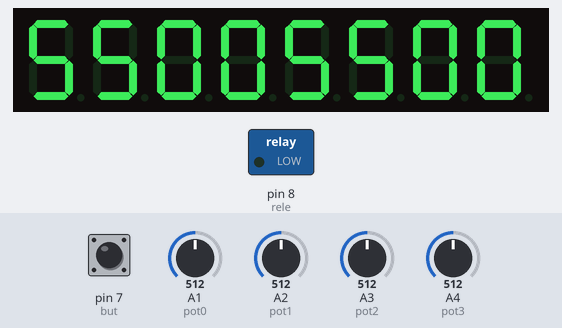
The sketch below on a simulated Arduino Uno, built with avr-gcc and run on an emulated ATmega328P. On the bench: 8-digit seven-segment display, switched loads named in the sketch (green lamp = pin HIGH). Wiring (inferred from the names in the program): MAX7219 LED driver: data pin 9; clock pin 19; CS pin 10. The test bench sets the inputs (shaded band); at power-on: A1 (pot0) = 512, A2 (pot1) = 512, A3 (pot2) = 512, A4 (pot3) = 512, pin 7 (but) HIGH. EEPROM starts erased; pins used as bus, display or sensor lines are not drawn.

Above: at 6.2 s.
6.3 s: A1 (pot0) set to 716
At 7.5 s:
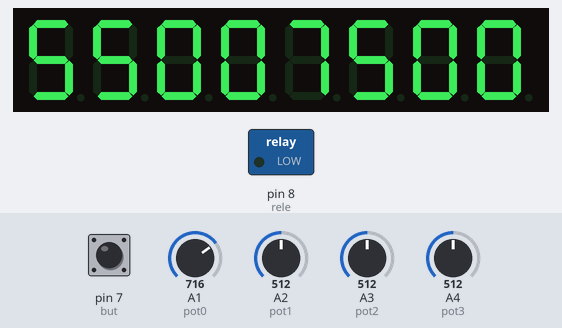
7.8 s: A2 (pot1) set to 716
At 8.8 s:
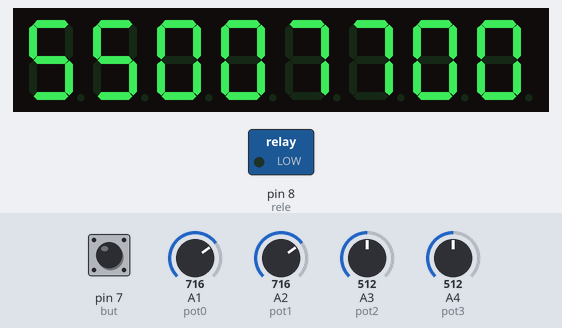
9.3 s: A3 (pot2) set to 716
At 10.1 s:
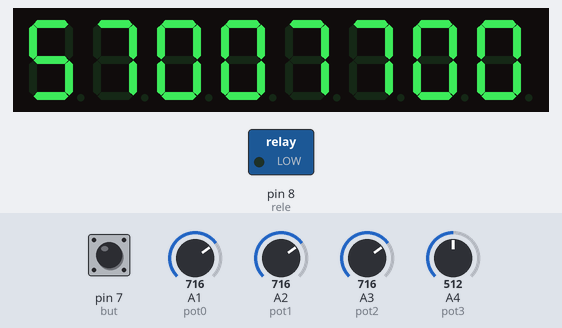
10.8 s: A4 (pot3) set to 716
At 11.2 s:
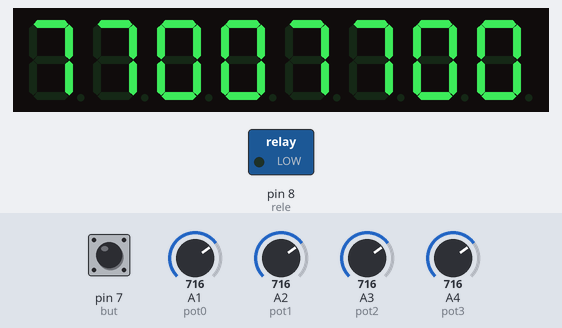
12.3 s: pin 7 (but) pulled LOW for 0.15 s
At 12.7 s:
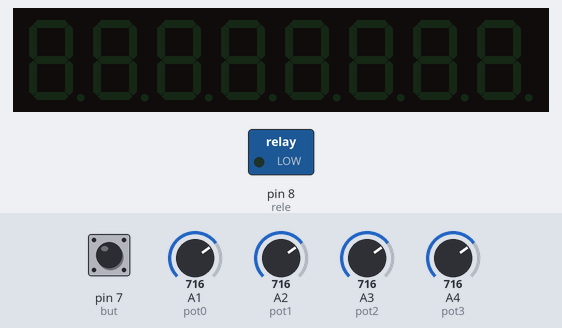
15.4 s: A1 (pot0) set to 306
Timing chart, 0 to 18.4 s (numbered marks = the images above; inputs shaded):
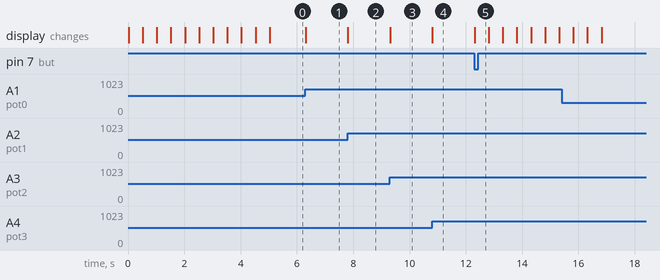

The sketch:

Cofre_banco.ino
```cpp
int dataIn = 9;
int CS = 10;
int clock = 19;

int numero[4] = {0,0,0,0};
int pot0 = A1;
int pot1 = A2;
int pot2 = A3;
int pot3 = A4;
int range[10][2]={{0,40},{62,142},{164,244},{266,346},{328,448},{470,550},{572,652},{674,754},{776,856},{878,958}};
long senha = 0;
int digitado = 0;
int but = 7;
int rele  = 8;
boolean entra = true;

void setup(){
  //EEPROMWritelong(0,9357);
  pinMode(but,INPUT_PULLUP);
  senha = EEPROMReadlong(0);
  pinMode(dataIn, OUTPUT);
  pinMode(clock,  OUTPUT);
  pinMode(CS,   OUTPUT);
  pinMode(rele,   OUTPUT);
  digitalWrite(CS,0);
  max7219_init();
  display_num(senha);
  pisca();

}

void loop() {
 digitado = pots();
 display_num(digitado);

 if(digitado == senha && entra){
    max7219_ok();
    display_num(digitado);
    digitalWrite(rele,1);
    delay(2000);
    digitalWrite(rele,0);
    entra = false;
 }
  entra = (digitado != senha?true:entra);

  if (!digitalRead(but)){
    EEPROMWritelong(0,digitado);
    pisca();
    while(!digitalRead(but)){}
    delay(2000);
  }

}

int pots(){

    int valor1 = analogRead(pot0);
    int valor2 = analogRead(pot1);
    int valor3 = analogRead(pot2);
    int valor4 = analogRead(pot3);

    for(int j=0;j<10;j++){
      numero[0] = valor1>=range[j][0] && valor1<=range[j][1]?j:numero[0];
      numero[1] = valor2>=range[j][0] && valor2<=range[j][1]?j:numero[1];
      numero[2] = valor3>=range[j][0] && valor3<=range[j][1]?j:numero[2];
      numero[3] = valor4>=range[j][0] && valor4<=range[j][1]?j:numero[3];
    }

    int m,c,d,u;

    m = numero[0]*1000;
    c = numero[1]*100;
    d = numero[2]*10;
    u = numero[3];

    return m+c+d+u;
}
```

eeprom.ino
```cpp
#include <EEPROM.h>
void EEPROMWritelong(int address, long value)
{
  byte four = (value & 0xFF);
  byte three = ((value >> 8) & 0xFF);
  byte two = ((value >> 16) & 0xFF);
  byte one = ((value >> 24) & 0xFF);
  EEPROM.write(address, four);
  EEPROM.write(address + 1, three);
  EEPROM.write(address + 2, two);
  EEPROM.write(address + 3, one);
}

long EEPROMReadlong(long address)
{
  long four = EEPROM.read(address);
  long three = EEPROM.read(address + 1);
  long two = EEPROM.read(address + 2);
  long one = EEPROM.read(address + 3);
  return ((four << 0) & 0xFF) + ((three << 8) & 0xFFFF) + ((two << 16) & 0xFFFFFF) + ((one << 24) & 0xFFFFFFFF);
}
```

funcoes.ino
```cpp
// define max7219 registers
byte max7219_reg_noop        = 0x00;
byte max7219_reg_digit0      = 0x01;
byte max7219_reg_digit1      = 0x02;
byte max7219_reg_digit2      = 0x03;
byte max7219_reg_digit3      = 0x04;
byte max7219_reg_digit4      = 0x05;
byte max7219_reg_digit5      = 0x06;
byte max7219_reg_digit6      = 0x07;
byte max7219_reg_digit7      = 0x08;
byte max7219_reg_decodeMode  = 0x09;
byte max7219_reg_intensity   = 0x0a;
byte max7219_reg_scanLimit   = 0x0b;
byte max7219_reg_shutdown    = 0x0c;
byte max7219_reg_displayTest = 0x0f;

void max_write(int lin, int data){
  shiftOut(dataIn, clock, MSBFIRST, lin);
  shiftOut(dataIn, clock, MSBFIRST, data);
  pulseCS(); //hablita o comando
}

void pisca(){
  for(int i =0;i<5;i++){
  max_write(max7219_reg_shutdown,0x00);
  delay(500);
  max_write(max7219_reg_shutdown,0x01);
  delay(500);
  }
}

void max7219_init(){
  max_write(max7219_reg_decodeMode,0xff);
  max_write(max7219_reg_intensity,0x08);
  max_write(max7219_reg_scanLimit,0x07);
  max_write(max7219_reg_shutdown,0x01);
  max_write(max7219_reg_noop,0x01);

  for (int i =1;i<=8;i++){ //varredura dos 8 digitos
    max_write(i,0);
  }

}

void max7219_ok(){
  max_write(max7219_reg_decodeMode,0x00);

  int anim[12][2]={{4,64},{3,64},{7,64},{8,64},{8,96},{8,112},{8,120},{7,72},{3,72},{4,72},{4,76},{4,78}};
  int anim2[12][2]={{4,64},{3,64},{7,64},{8,64},{8,32},{8,16},{8,8},{7,8},{3,8},{4,8},{4,4},{4,2}};
  int anim3[12][2]={{4,14},{3,8},{7,8},{8,56},{8,24},{8,8},{8,0},{7,0},{3,0},{4,6},{4,2},{4,0}};

  for (int j =0;j<10;j++){
  for (int i =0;i<12;i++){ //varredura dos 8 digitos
    max_write(anim[i][0],anim[i][1]);
    //max_write((anim[i-1][0] == anim[i][0]?0:anim[i-1][0]),0);
    delay(15);
  }
  for (int i =0;i<12;i++){ //varredura dos 8 digitos
    max_write(anim3[i][0],anim3[i][1]);
    //max_write((anim3[i-1][0] == anim3[i][0]?0:anim3[i-1][0]),0);
    delay(15);
  }

  }
max_write(max7219_reg_shutdown,0x00);

   for (int i =0;i<12;i++){ //varredura dos 8 digitos
    max_write(anim[i][0],anim[i][1]);
  }
pisca();
max_write(max7219_reg_decodeMode,0xff);
}

void display_num(int X){
  int M,C,D,U;
  M = X/1000;
  C = (X-(M*1000))/100;
  D = (X-(M*1000)-(C*100))/10;
  U = (X-(M*1000)-(C*100)-(D*10));
  max_write(4,M);
  max_write(3,C);
  max_write(7,D);
  max_write(8,U);
}


void pulseCS(){    //função responsavel por dar o pulso no CS que por sua vez envia o byte enviado
  digitalWrite(CS,1);
  delay(1);
  digitalWrite(CS,0);
}
```

Measured:
- after the input at 6.3 s, the display: changes at once (image 1)
- after the input at 7.8 s, the display: changes at once (image 2)
- after the input at 9.3 s, the display: changes at once (image 3)
- after the input at 10.8 s, the display: changes at once (image 4)
- after the input at 12.3 s, the display: changes at once (image 5)
